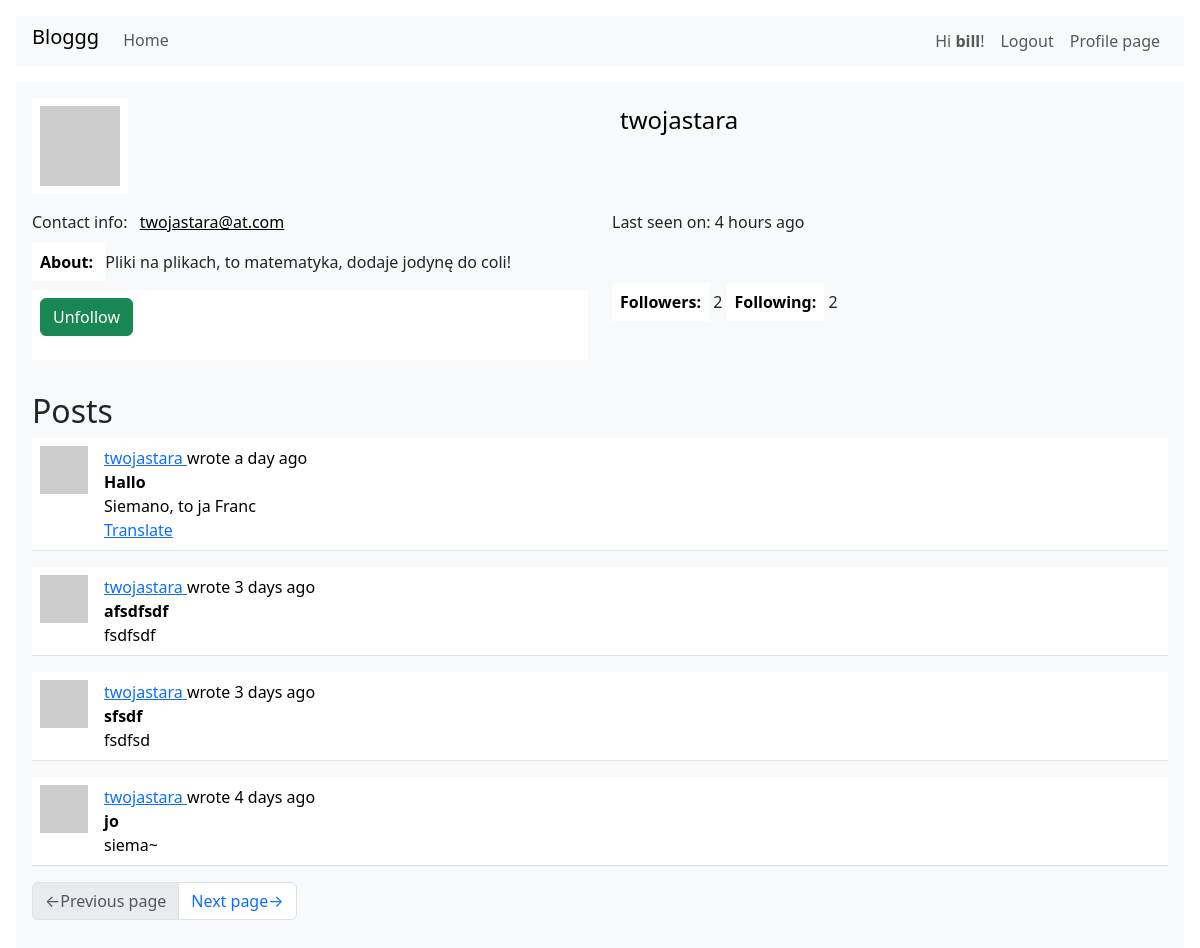
/user/twojastara (signed in), run on an earlier commit of the app's database.
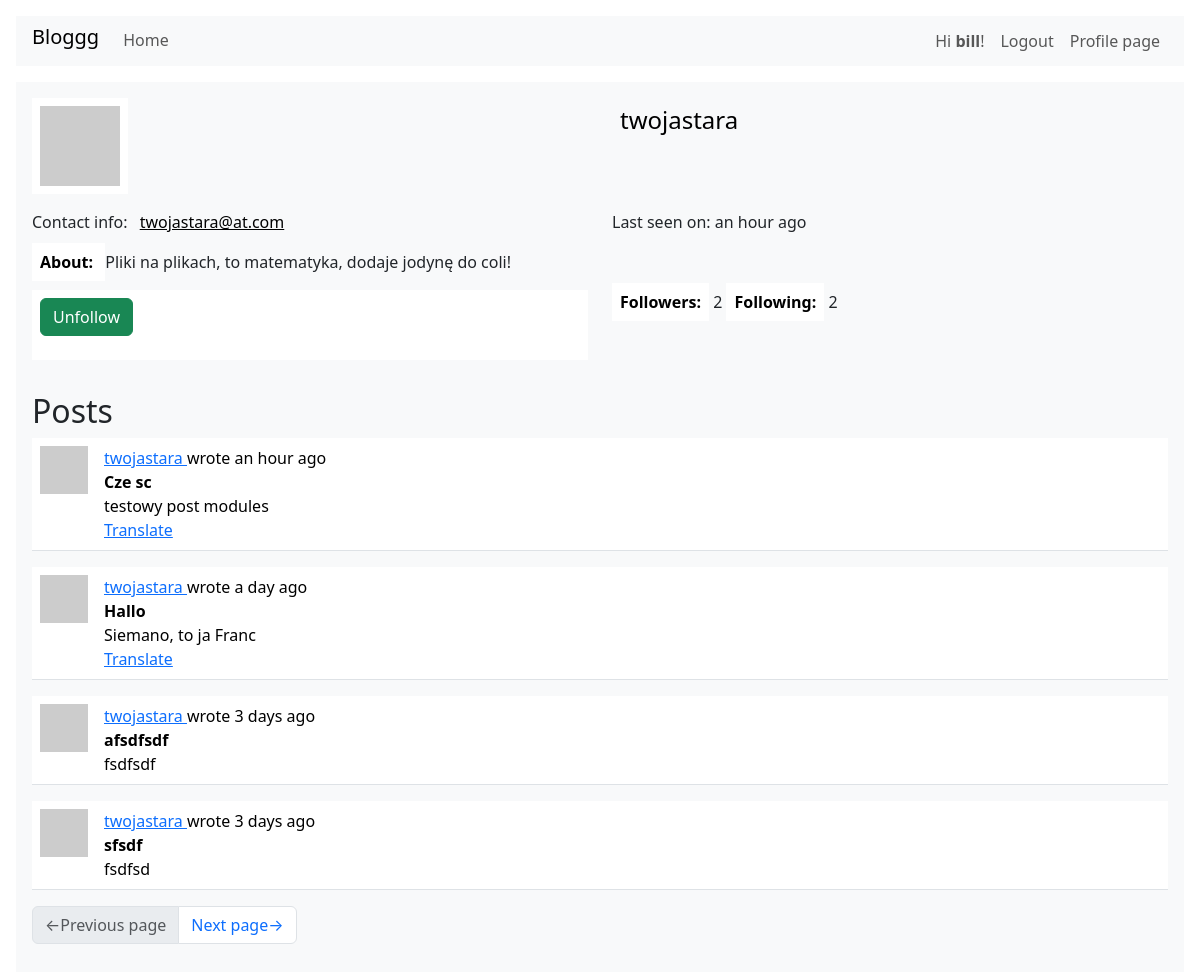
And on a later commit of the database.
### webapp/main/models.py (models this page shows, shortened)
class User(UserMixin, db.Model):
    id:         sqo.Mapped[int] = sqo.mapped_column(primary_key=True)
    username:   sqo.Mapped[str] = sqo.mapped_column(sqa.String(64), index=True, unique=True)
    email:      sqo.Mapped[str] = sqo.mapped_column(sqa.String(128), index=True, unique=True)
    hashed_pass:sqo.Mapped[Optional[str]] = sqo.mapped_column(sqa.String(256))
    about:      sqo.Mapped[Optional[str]] = sqo.mapped_column(sqa.String(4096))
    last_seen:  sqo.Mapped[Optional[datetime]] = sqo.mapped_column(default=lambda: datetime.now(timezone.utc))
    posts:      sqo.WriteOnlyMapped['Post'] = sqo.relationship(back_populates='author')
    followers:  sqo.WriteOnlyMapped['User'] = sqo.relationship(
        secondary=followers_table, primaryjoin=(followers_table.c.followed_id == id),
        secondaryjoin=(followers_table.c.follower_id == id), back_populates='following'
    )
    following:   sqo.WriteOnlyMapped['User'] = sqo.relationship(
        secondary=followers_table, primaryjoin=(followers_table.c.follower_id == id),
        secondaryjoin=(followers_table.c.followed_id == id), back_populates='followers'
    )
    def avatar(self, size):
        hash = md5((self.username+self.email+str(2384129234)).encode('utf-8')).hexdigest()
        return f'https://www.gravatar.com/avatar/{hash}?d=identicon&s={size}'
    def is_following(self, user) -> bool:
        query = self.following.select().where(User.id == user.id)
        return db.session.scalar(query) is not None
    def followers_counter(self):
        query = sqa.select(sqa.func.count()).select_from(self.followers.select().subquery())
        return db.session.scalar(query)
    def following_counter(self):
        query = sqa.select(sqa.func.count()).select_from(self.following.select().subquery())
        return db.session.scalar(query)
    def get_posts_query(self):
        return self.posts.select().order_by(Post.timestamp.desc())

class Post(db.Model):
    id:         sqo.Mapped[int] = sqo.mapped_column(primary_key=True)
    user_id:    sqo.Mapped[int] = sqo.mapped_column(sqa.ForeignKey(User.id), index=True)
    timestamp:  sqo.Mapped[datetime] = sqo.mapped_column(index=True, default=lambda: datetime.now(timezone.utc))
    title:      sqo.Mapped[str] = sqo.mapped_column(sqa.String(64), index=True)
    body:       sqo.Mapped[str] = sqo.mapped_column(sqa.String(4096))
    language:   sqo.Mapped[Optional[str]] = sqo.mapped_column(sqa.String(8))
    author:     sqo.Mapped[User] = sqo.relationship(back_populates='posts')

### webapp/main/routes.py (the view)
@bp.route('/user/<username>')
@login_required
def user_page(username):
    user = db.first_or_404(sqa.select(User).where(username == User.username))
    form = EmptyForm()
    page = request.args.get('page', 1, type=int)
    query = user.get_posts_query()
    posts = db.paginate(query, page=page, per_page=current_app.config['POSTS_PER_PAGE'], error_out=False)
    next_url = url_for('main.user_page', username=username, page=posts.next_num) if posts.has_next else None
    prev_url = url_for('main.user_page', username=username, page=posts.prev_num) if posts.has_prev else None
    return render_template('user_page.html', title=f'User {username}',
                           user=user, form=form, posts=posts, next_url=next_url, prev_url=prev_url)

### webapp/main/forms.py
class EmptyForm(FlaskForm):
    submit = SubmitField(_l('Submit'))

### webapp/__init__.py (called while the page is built)
def get_locale():
    return request.accept_languages.best_match(current_app.config['LANGUAGES'])

### webapp/main/models.py (called while the page is built)
@login.user_loader
def load_user(id):
    return db.session.get(User, int(id))

### webapp/main/routes.py (called while the page is built)
@bp.before_request
def before_request():
    g.locale = str(get_locale())
    if current_user.is_authenticated:
        current_user.last_seen = datetime.now(timezone.utc)
        db.session.commit()

### webapp/templates/user_page.html (shortened to what this page needs)
{% extends "base.html" %}
{% block content %}
<div class="table">
    <div class="row mb-3">
        <div class="col">
            <img src="{{ user.avatar(128) }}">
        </div>
        <div class="col">
            <p class="h4 bg-light">{{ user.username }}</p>
        </div>
    </div>
    <div class="row mb-3">
        <div class="col bg-light">
            {{ _('Contact info:') }} <a class="bg-light" href="mailto:{{ user.email }}">{{ user.email }}</a>
        </div>
        <div class="col">
            {% if user.last_seen %}
                {{ _('Last seen on:') }} {{ moment(user.last_seen).fromNow() }}
            {% endif %}
        </div>
    </div>
    <div class="row mb-3">
        <div class="col">
            {% if user.about %}
                <b>{{ _('About:') }} </b>{{ user.about }}
            {% endif %}
        </div>
    </div>
    <div class="row mb-3">
        {% if current_user != user %}
            <div class="col">
                {% if not current_user.is_following(user) %}
                <form action="{{ url_for('main.follow_user', username=user.username) }}"
                    method="post">
                        {{ form.hidden_tag() }}
                        {% set value %}{{ _('Follow') }}{% endset %}
                        {{ macro_submit.submit_field(form.submit, value=value) }}
                </form>
                {% else %}
                <form action="{{ url_for('main.unfollow_user', username=user.username) }}"
                    method="post">
                        {{ macro_submit.submit_field(form.submit, value=value) }}
                </form>
                {% endif %}
            </div>
        {% endif %}
        <div class="col">
            <b>{{ _('Followers:') }}</b> {{ user.followers_counter() }}
            <b>{{ _('Following:') }}</b> {{ user.following_counter() }}
        </div>
    </div>
</div>
<h2>{{ _('Posts') }}</h2>
{% for post in posts %}
    {% include "sub_post.html" %}
{% endfor %}
{% include "sub_pagination.html" %}
{% endblock %}

### webapp/templates/base.html (shortened to what this page needs)
<!DOCTYPE html>
{% import "macro_form_field.html" as macro_form %}
{% import "macro_submit_field.html" as macro_submit %}
<html>
<head>
    <link href="{{ url_for('static', filename='bootstrap.min.css') }}" rel="stylesheet">
</head>
<body>
    <nav class="navbar navbar-expand bg-light m-3 px-3 py-1">
        <div class="d-flex flex-grow-1">
            <span class="navbar-brand h1">Bloggg</span>
            <ul class="navbar-nav">
                <li class="nav-item">
                    <a class="nav-link" href="{{ url_for('main.index_page') }}">{{ _('Home') }}</a>
                </li>
            </ul>
        </div>
        <div style="d-flex">
            <ul class="navbar-nav">
            {% if current_user.is_anonymous %}
                <li class="nav-item">
                    <a class="nav-link" href="{{ url_for('auth.login_page') }}">{{ _('Login') }}</a>
                </li>
                <li class="nav-item">
                    <a class="nav-link" href="{{ url_for('auth.registration_page') }}">{{ _('Register') }}</a>
                </li>
            {% else %}
                <li class="nav-item">
                    <a class="nav-link" href="{{ url_for('main.user_page', username=current_user.username) }}">
                        {{ _('Hi <b>%(user)s</b>!', user=current_user.username) }}
                    </a>
                </li>
                <li class="nav-item">
                    <a class="nav-link" href="{{ url_for('auth.logout_page') }}">{{ _('Logout') }}</a>
                </li>
                <li class="nav-item">
                    <a class="nav-link" href="{{ url_for('main.user_page',
                        username=current_user.username) }}">{{ _('Profile page') }}</a>
                </li>
            {% endif %}
            </ul>
        </div>
    </nav>
    <div class="container-fluid m-0 px-3">
        <div class="container-fluid m-0 p-3 bg-light">
            {% block content %} {% endblock %}
        </div>
    </div>
</body>
</html>

### webapp/templates/macro_submit_field.html
{% macro submit_field(field, value=None) %}
<div class="mb-3">
    {% if value != None %}
        {{ field(class='btn btn-success', value=value) }}
    {% else %}
        {{ field(class='btn btn-success') }}
    {% endif %}
</div>
{% endmacro %}

### webapp/templates/sub_post.html (shortened to what this page needs)
<table class="table table-hover">
    <tr>
        <td width="64px">
            <a href="{{ url_for('main.user_page', username=post.author.username) }}">
                <img src="{{ post.author.avatar(64) }}" class="img-fluid">
            </a>
        </td>
        <td>
            {{ _('%(username)s wrote %(when)s',
                username=user_link, when=moment(post.timestamp).fromNow()) }}
            <br>
            <b>{{ post.title }}</b>
            <br>
            <span id="post-{{ post.id }}">{{ post.body }}</span>
            {% if post.language and post.language != g.locale %}
                <br>
                <span id="translation-{{ post.id }}">
                    <a href="javascript:translate(
                        'post-{{ post.id }}',
                        'translation-{{ post.id }}',
                        '{{ post.language }}',
                        '{{ g.locale }}');">{{ _('Translate') }}</a>
                </span>
            {% endif %}
        </td>
    </tr>
</table>

### webapp/templates/sub_pagination.html
<nav aria-label="Post navigation">
    <ul class="pagination">
        <li class="page-item{% if not prev_url %} disabled {% endif %}">
            <a class="page-link" href="{{ prev_url }}">
                <span aria-hidden="true">&larr;</span>{{ _('Previous page') }}
            </a>
        </li>
        <li class="page-item{% if not next_url %} disabled {% endif %}">
            <a class="page-link" href="{{ next_url }}">
                {{ _('Next page') }}<span aria-hidden="true">&rarr;</span>
            </a>
        </li>
    </ul>
</nav>

What changed in the data, as far as the page shows it:
no longer on this page (row unchanged): Post: title "jo", body "siema~"
changed User "twojastara": last_seen "4 hours ago" → "an hour ago"
added Post: title "Cze sc", body "testowy post modules"
